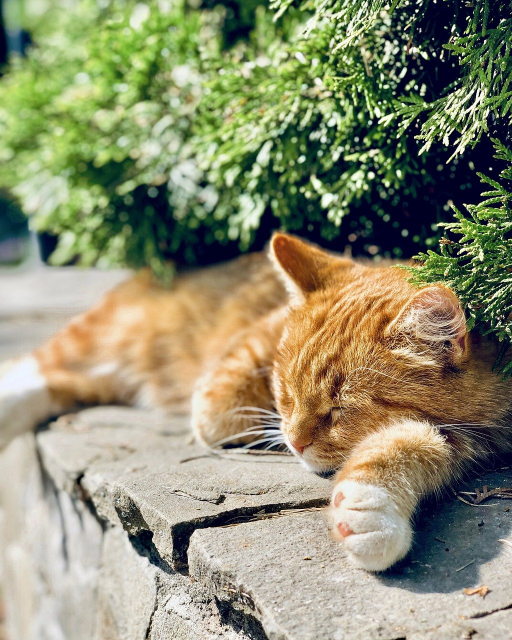
#> input picture PythonOpencv/image/cat.jpg, 1024 x 1280 px (shown at 1/2 size)
$ python Basic11.py
#> lines starting #> are read from the running program, lines starting #| are printed output that depends on the picture
import cv2

img = cv2.imread("image/cat.jpg")
#> img is the input picture: shape (1280, 1024, 3); mean B, G, R 113.3, 142.4, 142.4
imgresize = cv2.resize(img , (700,700))
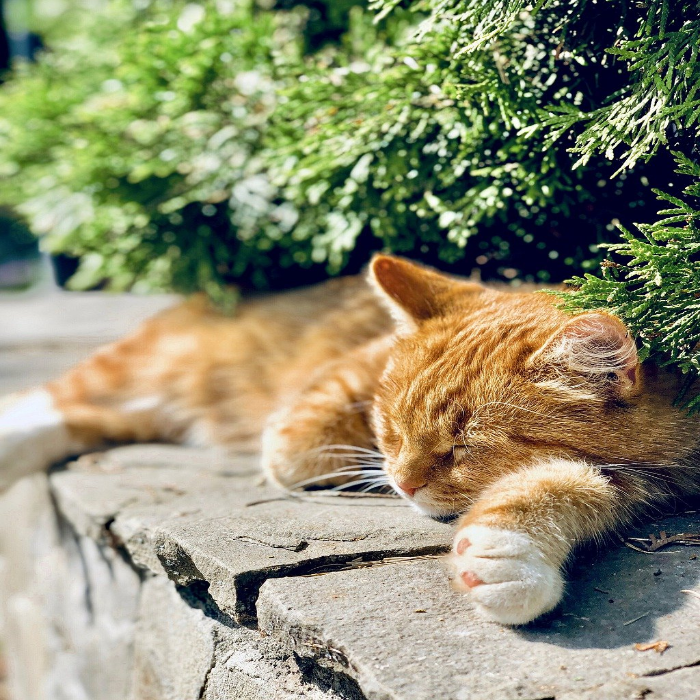
#> imgresize: shape (700, 700, 3); mean B, G, R 113.2, 142.3, 142.3


#วาดสี่เหลี่ยม
# rectangle(ภาพ , ,มุมที่ 1 (บนซ้าย) , มุมที่2 (ล่างขวา) , สี , ความหนา)

cv2.rectangle(imgresize , (100,100) , (600,600) , (0,0,255) , -1)
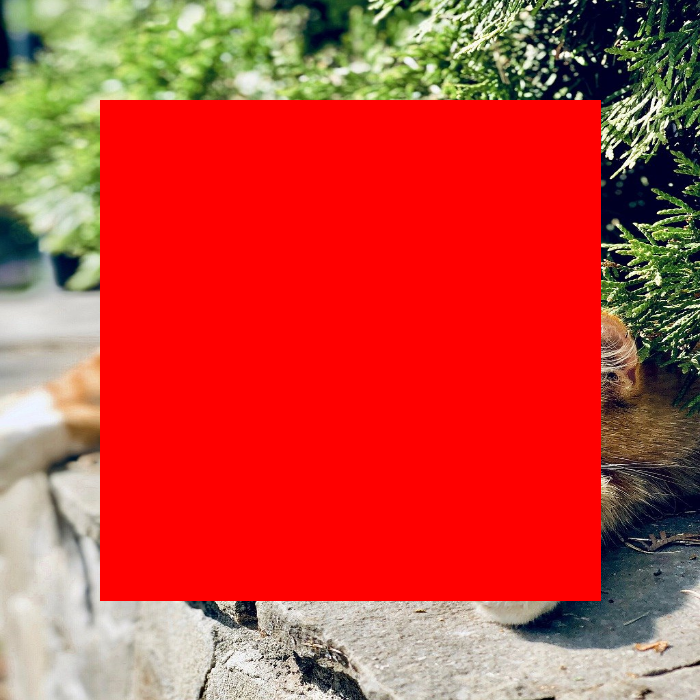
#> imgresize: shape (700, 700, 3); mean B, G, R 58.5, 71, 197.5

cv2.imshow("Output" , imgresize)
cv2.waitKey(0)
cv2.destroyAllWindows()

$ run again, with PythonOpencv/image/ball2d.jpg copied over PythonOpencv/image/cat.jpg
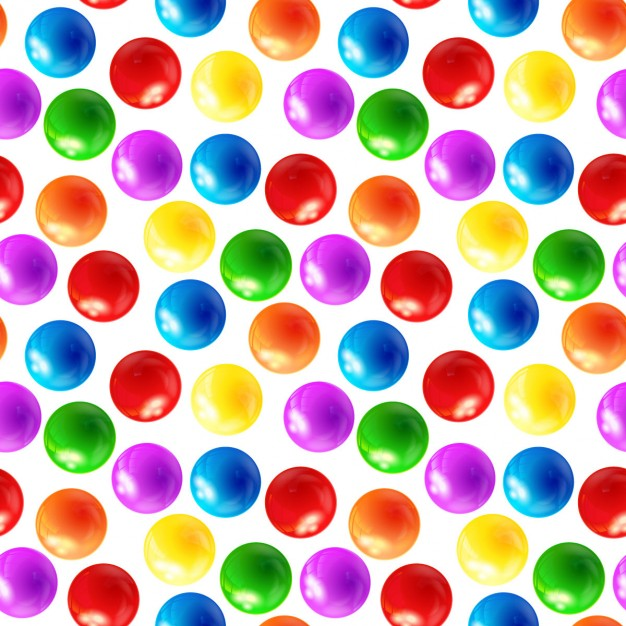
#> input picture PythonOpencv/image/ball2d.jpg, 626 x 626 px
#> img is the input picture: shape (626, 626, 3); mean B, G, R 168.2, 172.2, 199.6
#> `imgresize = cv2.resize(img , (700,700))`:
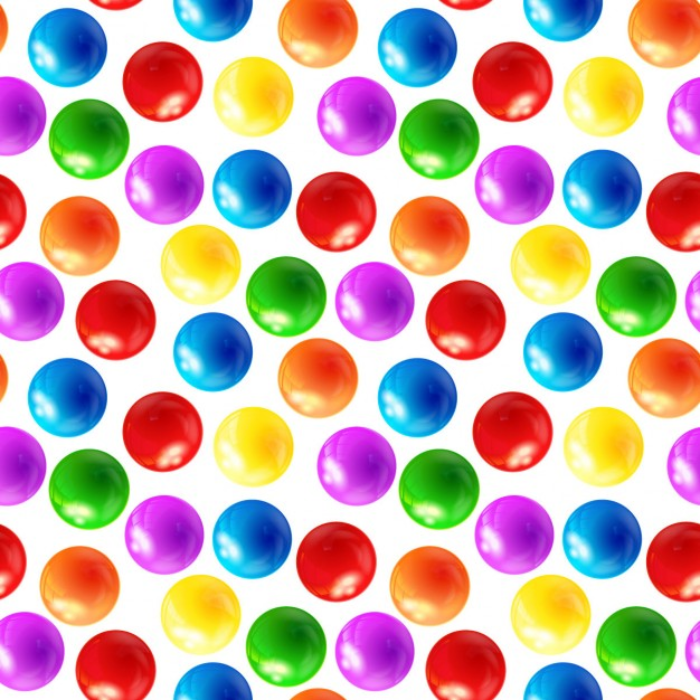
#> imgresize: shape (700, 700, 3); mean B, G, R 168.1, 172.1, 199.5
#> `cv2.rectangle(imgresize , (100,100) , (600,600) , (0,0,255) , -1)`:
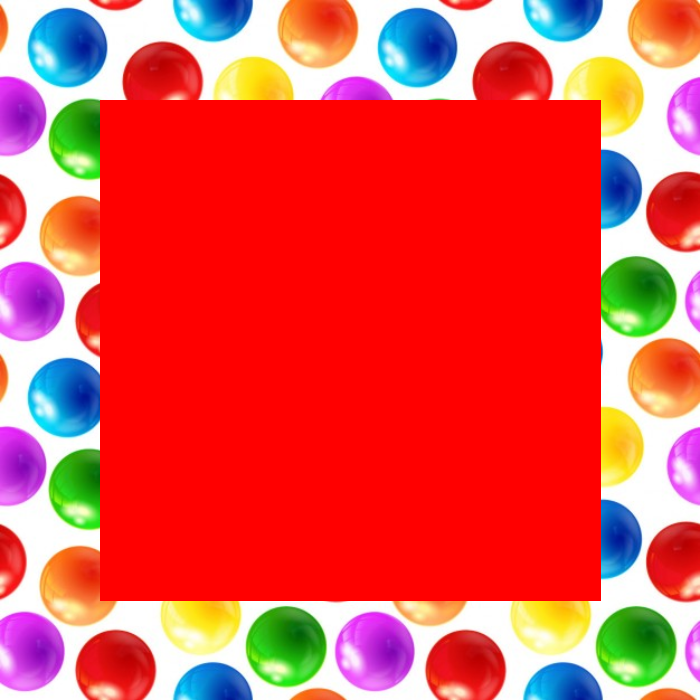
#> imgresize: shape (700, 700, 3); mean B, G, R 79.9, 83.1, 226.9

$ run again, with PythonOpencv/image/boy.jpg copied over PythonOpencv/image/cat.jpg
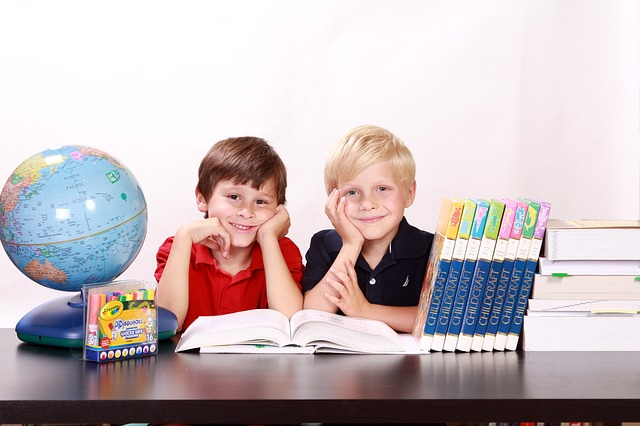
#> input picture PythonOpencv/image/boy.jpg, 640 x 426 px
#> img is the input picture: shape (426, 640, 3); mean B, G, R 186.9, 184.5, 197.5
#> `imgresize = cv2.resize(img , (700,700))`:
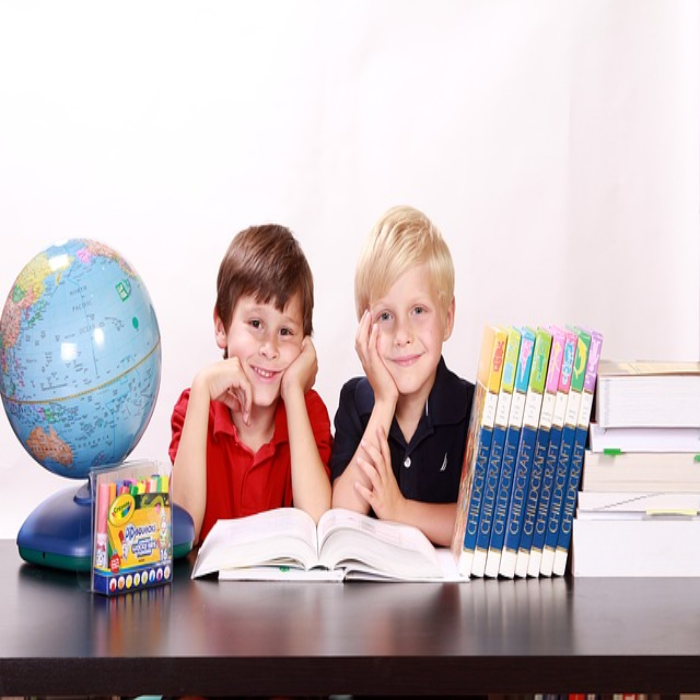
#> imgresize: shape (700, 700, 3); mean B, G, R 186.8, 184.4, 197.4
#> `cv2.rectangle(imgresize , (100,100) , (600,600) , (0,0,255) , -1)`:
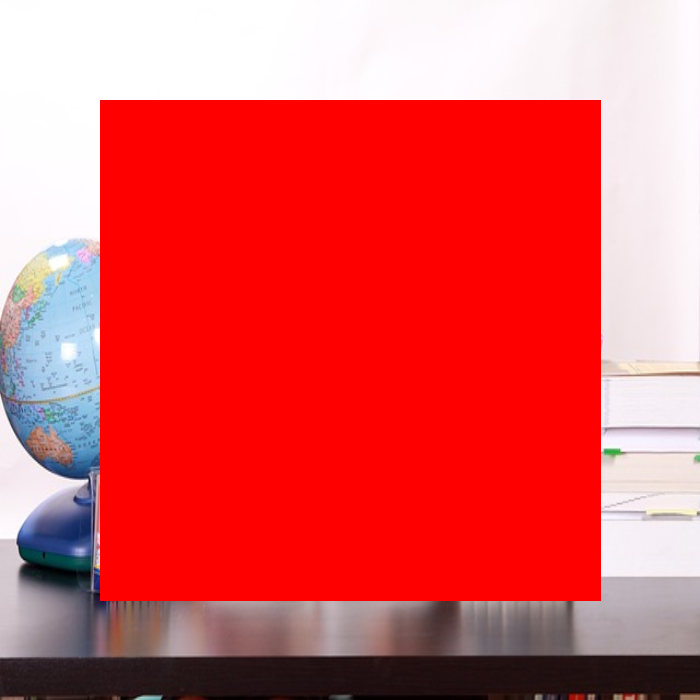
#> imgresize: shape (700, 700, 3); mean B, G, R 91.9, 89.7, 223.6
